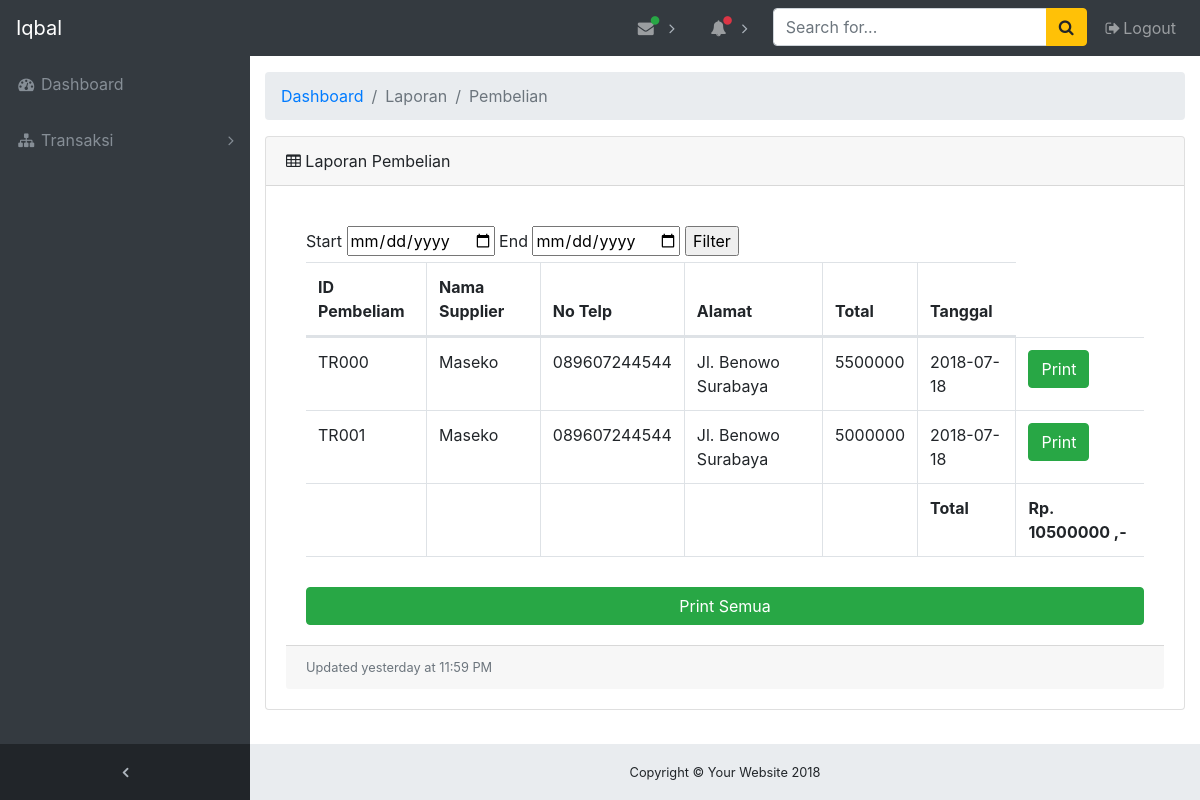
Page /Lpembelian.php (signed in) on the committed database.
### tables this page shows
CREATE TABLE `Tpembelian` (
  `id_pembelian` varchar(5) NOT NULL,
  `nama` varchar(100) NOT NULL,
  `notelp` varchar(100) NOT NULL,
  `alamat` varchar(100) NOT NULL,
  `total` varchar(100) NOT NULL,
  `tanggal` date NOT NULL,
  `jumlahuang` varchar(100) NOT NULL,
  `diskon` varchar(100) NOT NULL
);

### Lpembelian.php (the view, shortened to what this page needs)
<?php
include 'php/koneksi.php';
 if (empty($_SESSION['username'])) {
 header("location:index.php");
 } else {?>
<!DOCTYPE html>
<html lang="en">
<head>
  <link href="vendor/bootstrap/css/bootstrap.min.css" rel="stylesheet">
  <link href="vendor/font-awesome/css/font-awesome.min.css" rel="stylesheet" type="text/css">
  <link href="vendor/datatables/dataTables.bootstrap4.css" rel="stylesheet">
  <link href="css/sb-admin.css" rel="stylesheet">
</head>
<body class="fixed-nav sticky-footer bg-dark" id="page-top">
  <nav class="navbar navbar-expand-lg navbar-dark bg-dark fixed-top" id="mainNav">
    <a class="navbar-brand" href="dashboard.php"><?php echo $_SESSION['nama_user']; ?></a>
    <div class="collapse navbar-collapse" id="navbarResponsive">
      <ul class="navbar-nav navbar-sidenav" id="exampleAccordion">
        <li class="nav-item" data-toggle="tooltip" data-placement="right" title="Dashboard">
          <a class="nav-link" href="dashboard.php">
            <i class="fa fa-fw fa-dashboard"></i>
            <span class="nav-link-text">Dashboard</span>
          </a>
        </li>
        <?php if ( $_SESSION['status']=="gudang") { ?>
          <li class="nav-item" data-toggle="tooltip" data-placement="right" title="Example Pages">
            <a class="nav-link nav-link-collapse collapsed" data-toggle="collapse" href="#collapseExamplePages" data-parent="#exampleAccordion">
              <i class="fa fa-fw fa-file"></i>
              <span class="nav-link-text">Laporan</span>
            </a>
            <ul class="sidenav-second-level collapse" id="collapseExamplePages">
              <li>
                <a href="Lstok.php">Stok</a>
              </li>
              <li>
                <a href="Lpembelian.php">Pembelian</a>
              </li>
              <li>
                <a href="Lpenjualan.php">Penjualan</a>
              </li>
            </ul>
          </li>
        </ul>
      <?php  } elseif ($_SESSION['status']=="kasir") { ?>
        <li class="nav-item" data-toggle="tooltip" data-placement="right" title="Menu Levels">
          <a class="nav-link nav-link-collapse collapsed" data-toggle="collapse" href="#collapseMulti" data-parent="#exampleAccordion">
            <i class="fa fa-fw fa-sitemap"></i>
            <span class="nav-link-text">Transaksi</span>
          </a>
        </li>
      </ul>
  <?php  } ?>
      <ul class="navbar-nav sidenav-toggler">
        <li class="nav-item">
          <a class="nav-link text-center" id="sidenavToggler">
            <i class="fa fa-fw fa-angle-left"></i>
          </a>
        </li>
      </ul>
      <ul class="navbar-nav ml-auto">
        <li class="nav-item dropdown">
          <a class="nav-link dropdown-toggle mr-lg-2" id="messagesDropdown" href="#" data-toggle="dropdown" aria-haspopup="true" aria-expanded="false">
            <i class="fa fa-fw fa-envelope"></i>
            <span class="indicator text-success d-none d-lg-block">
              <i class="fa fa-fw fa-circle"></i>
            </span>
          </a>
        </li>
        <li class="nav-item dropdown">
          <a class="nav-link dropdown-toggle mr-lg-2" id="alertsDropdown" href="#" data-toggle="dropdown" aria-haspopup="true" aria-expanded="false">
            <i class="fa fa-fw fa-bell"></i>
            <span class="indicator text-danger d-none d-lg-block">
              <i class="fa fa-fw fa-circle"></i>
            </span>
          </a>
        </li>
        <li class="nav-item">
          <form class="form-inline my-2 my-lg-0 mr-lg-2">
            <div class="input-group">
              <input class="form-control" type="text" placeholder="Search for...">
              <span class="input-group-append">
                <button class="btn btn-warning" type="button">
                  <i class="fa fa-search"></i>
                </button>
              </span>
            </div>
          </form>
        </li>
        <li class="nav-item">
          <a class="nav-link" data-toggle="modal" data-target="#exampleModal">
            <i class="fa fa-fw fa-sign-out"></i>Logout</a>
        </li>
      </ul>
    </div>
  </nav>
  <div class="content-wrapper">
    <div class="container-fluid">
      <ol class="breadcrumb">
        <li class="breadcrumb-item">
          <a href="dashboard.php">Dashboard</a>
        </li>
        <li class="breadcrumb-item active">Laporan</li>
        <li class="breadcrumb-item active">Pembelian</li>
      </ol>
    <div class="card mb-3">
      <div class="card-header">
        <i class="fa fa-table"></i> Laporan Pembelian</div>
      <div class="card-body">
        <div class="card-body">
        <div class="table-responsive">
          <form  action="Lpembelianfilter.php" method="post">
          Start
          <input type="date" name="datestart" value="">
          End
          <input type="date" name="dateend" value="">
          <input type="submit" name="filterpembelian" value="Filter">
          </form>
          <?php   $results = mysqli_query($conn, "SELECT  * FROM Tpembelian");?>
          <table class="table table-bordered" id="dataTable" width="100%" cellspacing="0">
            <thead>
              <tr>
                <th>ID Pembeliam</th>
                <th>Nama Supplier</th>
                <th>No Telp</th>
                <th>Alamat</th>
                <th>Total</th>
                <th>Tanggal</th>
              </tr>
            </thead>
            <tbody>
            <?php while ($row = mysqli_fetch_array($results)) { ?>
              <tr>
                <td><?php echo $row['id_pembelian']; ?></td>
                <td><?php echo $row['nama']; ?></td>
                <td><?php echo $row['notelp']; ?></td>
                <td><?php echo $row['alamat']; ?></td>
                <td><?php echo $row['total']; ?></td>
                <td><?php echo $row['tanggal']; ?></td>
                <td><a class="btn btn-success" href="php/printpembelian.php?print=<?php echo $row['id_pembelian']; ?>">Print</a></td>
              <?php      }
               ?>
            </tbody>
            <tfoot>
                <?php
                $results = mysqli_query($conn, "SELECT  SUM(total) AS total FROM Tpembelian");
                while ($row = mysqli_fetch_array($results)) {
                ?>
              <tr>
                <th></th>
                <th></th>
                <th></th>
                <th></th>
                <th></th>
                <th>Total</th>
                <th colspan="3">Rp. <?php echo $row['total']; ?> ,-</th>
              </tr>
            <?php } ?>
            </tfoot>
          </table>
          <br>
          <a class="btn btn-success btn-block" href="php/printpembeliansemua.php">Print Semua</a>
        </div>
      </div>
      <div class="card-footer small text-muted">Updated yesterday at 11:59 PM</div>
    </div>
    </div>
    <footer class="sticky-footer">
      <div class="container">
        <div class="text-center">
          <small>Copyright © Your Website 2018</small>
        </div>
      </div>
    </footer>
  </div>
</body>
</html>
<?php } ?>

### css/sb-admin.css (style rules this page uses)
html { position: relative; min-height: 100%; }
body { overflow-x: hidden; }
body.sticky-footer { margin-bottom: 56px; }
body.sticky-footer .content-wrapper { min-height: calc(100vh - 56px - 56px); }
body.fixed-nav { padding-top: 56px; }
.content-wrapper { min-height: calc(100vh - 56px); padding-top: 1rem; }
#mainNav .navbar-collapse { overflow: auto; max-height: 75vh; }
#mainNav .navbar-collapse .navbar-nav .nav-item .nav-link { cursor: pointer; }
#mainNav .navbar-collapse .navbar-sidenav .nav-link-collapse:after { float: right; content: '\f107'; font-family: 'FontAwesome'; }
#mainNav .navbar-collapse .navbar-sidenav .nav-link-collapse.collapsed:after { content: '\f105'; }
#mainNav .navbar-collapse .sidenav-toggler { display: none; }
#mainNav .navbar-collapse .navbar-nav > .nav-item.dropdown > .nav-link { position: relative; min-width: 45px; }
#mainNav .navbar-collapse .navbar-nav > .nav-item.dropdown > .nav-link:after { float: right; width: auto; content: '\f105'; border: none; font-family: 'FontAwesome'; }
#mainNav .navbar-collapse .navbar-nav > .nav-item.dropdown > .nav-link .indicator { position: absolute; top: 5px; left: 21px; font-size: 10px; }
@media (min-width: 992px) { #mainNav .navbar-brand { width: 250px; } }
@media (min-width: 992px) { #mainNav .navbar-collapse { overflow: visible; max-height: none; } }
@media (min-width: 992px) { #mainNav .navbar-collapse .navbar-sidenav { position: absolute; top: 0; left: 0; -webkit-flex-direction: column; -ms-flex-direction: column; flex-direction: column; margin-top: 56px; } }
@media (min-width: 992px) { #mainNav .navbar-collapse .navbar-sidenav > .nav-item { width: 250px; padding: 0; } }
@media (min-width: 992px) { #mainNav .navbar-collapse .navbar-sidenav > .nav-item > .nav-link { padding: 1em; } }
@media (min-width: 992px) { #mainNav .navbar-collapse .navbar-nav > .nav-item.dropdown > .nav-link { min-width: 0; } }
@media (min-width: 992px) { #mainNav .navbar-collapse .navbar-nav > .nav-item.dropdown > .nav-link:after { width: 24px; text-align: center; } }
#mainNav.fixed-top .sidenav-toggler { display: none; }
@media (min-width: 992px) { #mainNav.fixed-top .navbar-sidenav { height: calc(100vh - 112px); } }
@media (min-width: 992px) { #mainNav.fixed-top .sidenav-toggler { position: absolute; top: 0; left: 0; display: flex; -webkit-flex-direction: column; -ms-flex-direction: column; flex-direction: column; margin-top: calc(100vh - 56px); } }
@media (min-width: 992px) { #mainNav.fixed-top .sidenav-toggler > .nav-item { width: 250px; padding: 0; } }
@media (min-width: 992px) { #mainNav.fixed-top .sidenav-toggler > .nav-item > .nav-link { padding: 1em; } }
#mainNav.fixed-top.navbar-dark .sidenav-toggler { background-color: #212529; }
#mainNav.fixed-top.navbar-dark .sidenav-toggler a i { color: #adb5bd; }
.content-wrapper { overflow-x: hidden; background: white; }
@media (min-width: 992px) { .content-wrapper { margin-left: 250px; } }
#sidenavToggler i { font-weight: 800; }
#mainNav.navbar-dark .navbar-collapse .navbar-sidenav .nav-link-collapse:after { color: #868e96; }
#mainNav.navbar-dark .navbar-collapse .navbar-sidenav > .nav-item > .nav-link { color: #868e96; }
#mainNav.navbar-dark .navbar-collapse .navbar-nav > .nav-item.dropdown > .nav-link:after { color: #adb5bd; }
@media (min-width: 992px) { #mainNav.navbar-dark .navbar-collapse .navbar-sidenav { background: #343a40; } }
footer.sticky-footer { position: absolute; right: 0; bottom: 0; width: 100%; height: 56px; background-color: #e9ecef; line-height: 55px; }
@media (min-width: 992px) { footer.sticky-footer { width: calc(100% - 250px); } }

### rows in the picture
tpembelian: id_pembelian "TR000", nama "Maseko", notelp "089607244544", alamat "Jl. Benowo Surabaya", total "5500000", tanggal "2018-07-18"
tpembelian: id_pembelian "TR001", nama "Maseko", notelp "089607244544", alamat "Jl. Benowo Surabaya", total "5000000", tanggal "2018-07-18"

### other values in the picture
$_SESSION['nama_user'] "Iqbal"
$row['total'] "10500000"
